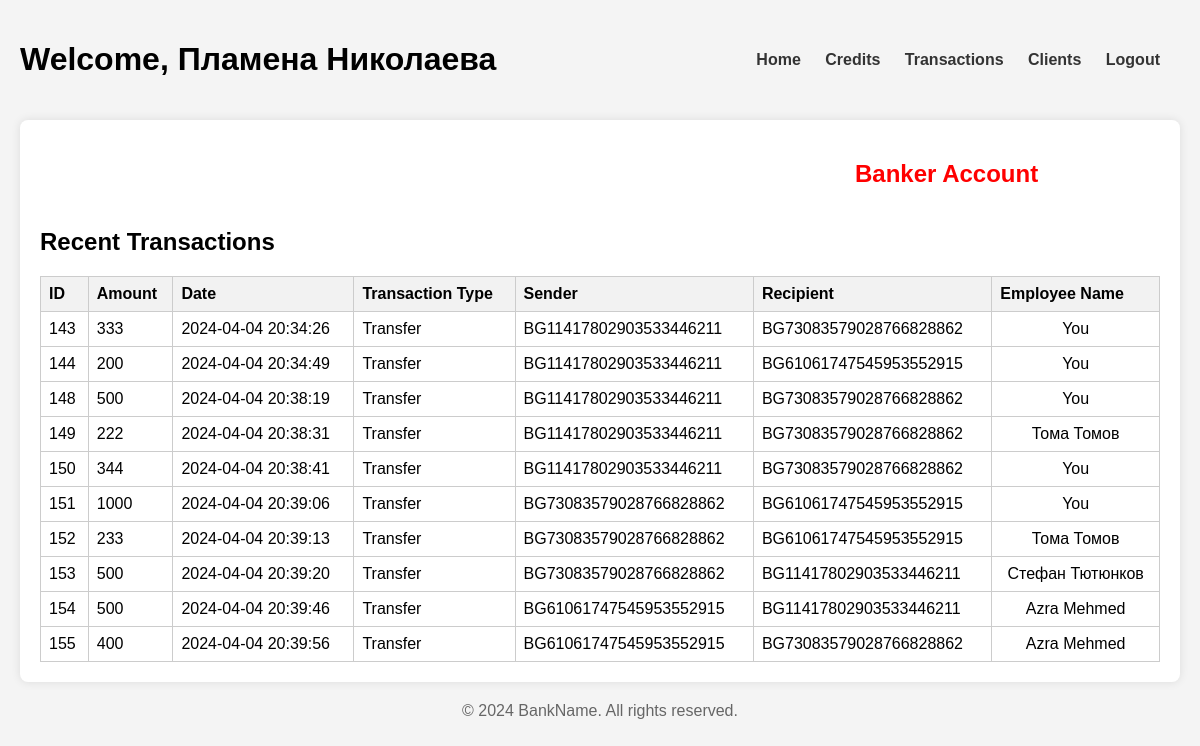
Screenshot of /Transactions.php (signed in) with the database file from the repository.
### tables this page shows
CREATE TABLE `transaction` (
  `ID` int(11) NOT NULL,
  `Amount` decimal(10,0) NOT NULL,
  `Date` timestamp NOT NULL DEFAULT current_timestamp() ON UPDATE current_timestamp(),
  `Trans_Type_ID` int(11) NOT NULL,
  `S_Bank_Account_IBAN` varchar(22) NOT NULL,
  `R_Bank_Account_IBAN` varchar(22) NOT NULL,
  `Employee_EGN` varchar(10) NOT NULL
);

CREATE TABLE `trans_type` (
  `ID` int(11) NOT NULL,
  `Type` varchar(20) NOT NULL
);

CREATE TABLE `employee` (
  `Name` varchar(50) NOT NULL,
  `EGN` varchar(10) NOT NULL,
  `Phone_number` varchar(10) NOT NULL,
  `Position_ID` int(11) NOT NULL,
  `username` varchar(50) NOT NULL,
  `password` text NOT NULL
);

### User_Acc_Info.php (called while the page is built, shortened)
<?php
  $name = $_SESSION['name'];
?>

### Transactions.php (the view, shortened to what this page needs)
<?php
  include("User_Acc_Info.php");
?>
<!DOCTYPE html>
<html lang="en">
  <head>
    <link rel="stylesheet" href="Style\styles.css" />
  </head>
  <body>
    <div class="container">
      <header>
        <h1>Welcome, <?php echo $name?></h1>
        <nav>
          <ul>
            <li><a href="index.php">Home</a></li>
            <li><a href="Credits.php">Credits</a></li>
            <li><a href="#">Transactions</a></li>
            <li><a href="Profile.php"><?php echo (isset($currAccAmount)) ? 'Profile' : 'Clients'; ?></a></li>
            <li><a href="LOGIN.php">Logout</a></li>
          </ul>
        </nav>
      </header>
      <main >
        <section class="make-transaction">
          <div class="transaction-header-section" style="display: flex; justify-content: space-between">
            <h2 id="accType"style="position:relative; right: 125px;">
              <?php
                if (isset($currAccAmount))
                  echo "Amount: $currAccAmount $currAccCurrency";
                else {
                  echo "Banker Account";
                }
              ?>
            </h2>
          </div>
        </section>
        <section class="transactions">
          <h2>Recent Transactions</h2>
          <table>
            <thead>
              <tr>
                <th>ID</th>
                <th>Amount</th>
                <th>Date</th>
                <th>Transaction Type</th>
                <th>Sender</th>
                <th>Recipient</th>
                <th>Employee Name</th>
              </tr>
            </thead>
            <tbody>
              <tr>
                <?php
                  if(isset($currAccAmount)) {
                    $result = mysqli_query($conn, "SELECT transaction.*,
                      trans_type.Type AS Trans_Type_Name,
                      employee.Name AS Employee_Name
                      FROM transaction
                      INNER JOIN trans_type
                      ON transaction.Trans_Type_ID = trans_type.ID
                      INNER JOIN employee
                      ON transaction.Employee_EGN = employee.EGN
                      WHERE transaction.S_Bank_Account_IBAN = '$currAccIBAN'
                      OR transaction.R_Bank_Account_IBAN = '$currAccIBAN'");
                      if($result) {
                        while($row = mysqli_fetch_assoc($result)){
                          ?>
                              <td><?php echo $row ['ID'];?></td>
                              <td><?php echo $row ['Amount'];?></td>
                              <td><?php echo $row ['Date'];?></td>
                              <td><?php echo $row ['Trans_Type_Name'];?></td>
                              <td><?php echo $row ['S_Bank_Account_IBAN'];?></td>
                              <td><?php echo $row ['R_Bank_Account_IBAN'];?></td>
                              <td><?php echo $row ['Employee_Name'];?></td>
                            </tr>
                            <?php
                            }
                          }
                          else echo"Error";
                  }
                  else {
                    $result = mysqli_query($conn, "SELECT transaction.*,
                      trans_type.Type AS Trans_Type_Name,
                      employee.Name AS Employee_Name
                      FROM transaction
                      INNER JOIN trans_type
                      ON transaction.Trans_Type_ID = trans_type.ID
                      INNER JOIN employee
                      ON transaction.Employee_EGN = employee.EGN");
                      if($result) {
                        while($row = mysqli_fetch_assoc($result)){
                          ?>
                              <td><?php echo $row ['ID'];?></td>
                              <td><?php echo $row ['Amount'];?></td>
                              <td><?php echo $row ['Date'];?></td>
                              <td><?php echo $row ['Trans_Type_Name'];?></td>
                              <td><?php echo $row ['S_Bank_Account_IBAN'];?></td>
                              <td><?php echo $row ['R_Bank_Account_IBAN'];?></td>
                              <td style="text-align: center"><?php echo ($row['Employee_Name'] == $name) ? 'You' : $row['Employee_Name']; ?></td>
                            </tr>
                            <?php
                            }
                          }
                      else echo"Error";
                  }
                ?>
            </tbody>
          </table>
        </section>
      </main>
      <footer>
        <p>&copy; 2024 BankName. All rights reserved.</p>
      </footer>
    </div>
  </body>
</html>

### Style/styles.css (style rules this page uses)
body { font-family: Arial, sans-serif; margin: 0; padding: 0; background-color: #f4f4f4; }
.container { max-width: 1400px; margin: 0 auto; padding: 20px; }
header { display: flex; justify-content: space-between; align-items: center; margin-bottom: 20px; }
nav ul { list-style-type: none; padding: 0; margin: 0; }
nav ul li { display: inline; margin-right: 20px; }
nav ul li a { text-decoration: none; color: #333; font-weight: bold; }
main { background-color: #fff; padding: 20px; border-radius: 8px; box-shadow: 0 0 10px rgba(0, 0, 0, 0.1); }
.transactions table { width: 100%; border-collapse: collapse; }
.transactions th, .transactions td { border: 1px solid #ccc; padding: 8px; text-align: left; }
.transactions th { background-color: #f2f2f2; }
footer { margin-top: 20px; text-align: center; color: #666; }

### rows the page displays
transaction: ID "143", Amount "333", Date "2024-04-04 20:34:26", Trans_Type_ID.Type "Transfer", S_Bank_Account_IBAN "BG11417802903533446211", R_Bank_Account_IBAN "BG73083579028766828862", shows "You"
transaction: ID "144", Amount "200", Date "2024-04-04 20:34:49", Trans_Type_ID.Type "Transfer", S_Bank_Account_IBAN "BG11417802903533446211", R_Bank_Account_IBAN "BG61061747545953552915", shows "You"
transaction: ID "148", Amount "500", Date "2024-04-04 20:38:19", Trans_Type_ID.Type "Transfer", S_Bank_Account_IBAN "BG11417802903533446211", R_Bank_Account_IBAN "BG73083579028766828862", shows "You"
transaction: ID "149", Amount "222", Date "2024-04-04 20:38:31", Trans_Type_ID.Type "Transfer", S_Bank_Account_IBAN "BG11417802903533446211", R_Bank_Account_IBAN "BG73083579028766828862", Employee_EGN.Name "Тома Томов"
transaction: ID "150", Amount "344", Date "2024-04-04 20:38:41", Trans_Type_ID.Type "Transfer", S_Bank_Account_IBAN "BG11417802903533446211", R_Bank_Account_IBAN "BG73083579028766828862", shows "You"
transaction: ID "151", Amount "1000", Date "2024-04-04 20:39:06", Trans_Type_ID.Type "Transfer", S_Bank_Account_IBAN "BG73083579028766828862", R_Bank_Account_IBAN "BG61061747545953552915", shows "You"
transaction: ID "152", Amount "233", Date "2024-04-04 20:39:13", Trans_Type_ID.Type "Transfer", S_Bank_Account_IBAN "BG73083579028766828862", R_Bank_Account_IBAN "BG61061747545953552915", Employee_EGN.Name "Тома Томов"
transaction: ID "153", Amount "500", Date "2024-04-04 20:39:20", Trans_Type_ID.Type "Transfer", S_Bank_Account_IBAN "BG73083579028766828862", R_Bank_Account_IBAN "BG11417802903533446211", Employee_EGN.Name "Стефан Тютюнков"
transaction: ID "154", Amount "500", Date "2024-04-04 20:39:46", Trans_Type_ID.Type "Transfer", S_Bank_Account_IBAN "BG61061747545953552915", R_Bank_Account_IBAN "BG11417802903533446211", Employee_EGN.Name "Azra Mehmed"
transaction: ID "155", Amount "400", Date "2024-04-04 20:39:56", Trans_Type_ID.Type "Transfer", S_Bank_Account_IBAN "BG61061747545953552915", R_Bank_Account_IBAN "BG73083579028766828862", Employee_EGN.Name "Azra Mehmed"

### other values shown
$name "Пламена Николаева"
